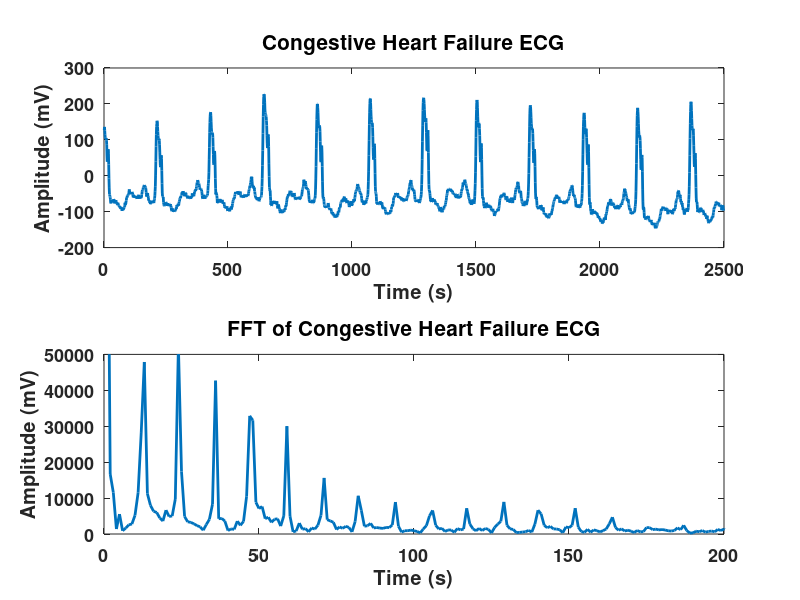
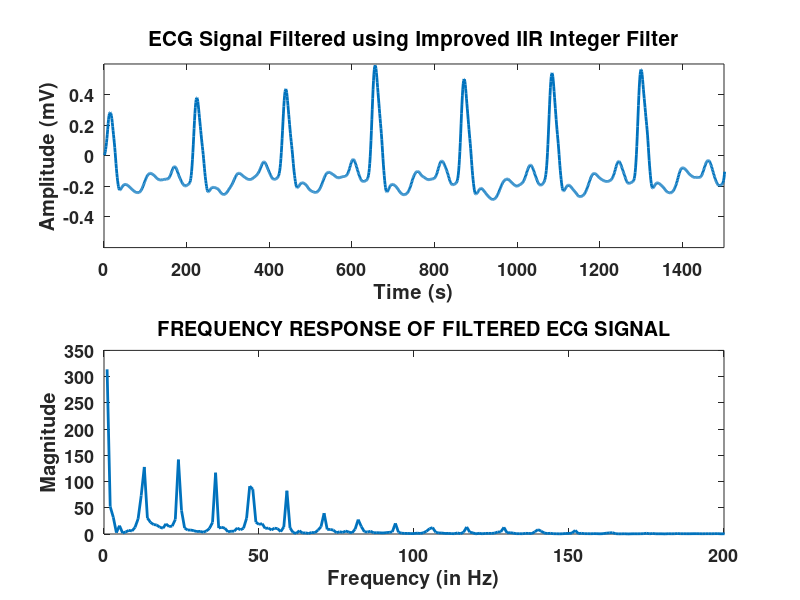
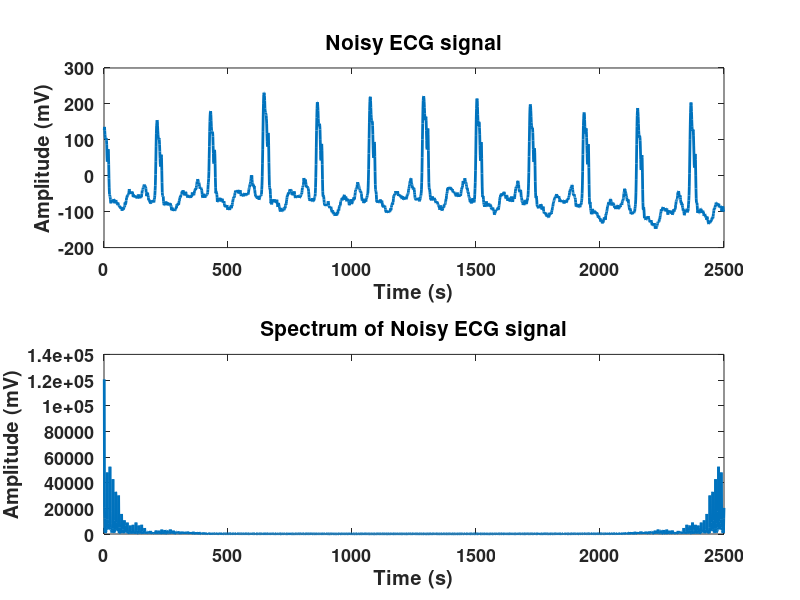

MATLAB code for these plots, in order:
clc 
load("chf01m.mat")
x=val(1:2500);
% ECG SIGNAL
figure(1)
subplot(2,1,1)
plot(x, 'linewidth', 2);
set(gca, 'fontsize', 13, 'fontweight', 'bold');
title('Congestive Heart Failure ECG', 'fontsize', 15);
xlabel('Time (s)');
ylabel('Amplitude (mV)');
y=abs(fft(x));
% FFT OF ECG SIGNAL
subplot(2,1,2)
plot(y, 'linewidth', 2);
set(gca, 'fontsize', 13, 'fontweight', 'bold');
title('FFT of Congestive Heart Failure ECG', 'fontsize', 15);
xlabel('Time (s)');
ylabel('Amplitude (mV)');
ylim([0,50000])
xlim([0,200])

fs=2500;
ts=0:1/fs:1-(1/fs);
noise=5*sin(2*pi*0.6*ts);
%NOISE
figure(2)
subplot(2,1,1) 
% plot(ts,noise, 'linewidth', 2)
% set(gca, 'fontsize', 13, 'fontweight', 'bold');
% title('Noise signal', 'fontsize', 15);
% xlabel('Time (s)');
% ylabel('Amplitude (mV)');

% FFT OF NOISE
subplot(2,1,2)
% plot(abs(fft(noise)), 'linewidth', 2)
% xlim([0,200])
% set(gca, 'fontsize', 13, 'fontweight', 'bold');
% title('FFT of Noise', 'fontsize', 15);
% xlabel('Time (s)');
% ylabel('Amplitude (mV)');
%ECG SIGNAL WITH NOISE
figure(3)
n=x+noise;
subplot(2,1,1) 
plot(n, 'linewidth', 2)
set(gca, 'fontsize', 13, 'fontweight', 'bold');
title('Noisy ECG signal', 'fontsize', 15);
xlabel('Time (s)');
ylabel('Amplitude (mV)');
% FFT OF ECG SIGNAL WITH NOISE
q=abs(fft(n));
subplot(2,1,2)
plot(q)
xlim([0,200]);
ylim([0,20000]);
plot(q, 'linewidth', 2)
set(gca, 'fontsize', 13, 'fontweight', 'bold');
title('Spectrum of Noisy ECG signal', 'fontsize', 15);
xlabel('Time (s)');
ylabel('Amplitude (mV)');

%DESIGN OF HIGH PASS FILTER
b=zeros(1,21);
b(1)=1;
b(11)=-2;
b(21)=1;
a=[1 -2 1];
% DESIGN OF LOW PASS FILTER 
c=[1];
d=zeros(1,241);
d(1)=240;
d(2)=1;
d(121)=1;
d(241)=1;
% FIRST TIME FILTERING
lpy=filter(b,a,n);
l=filter(c,d,lpy);
% SUBTRACTION OF PROCESSED SIGNAL FROM ORIGINAL SIGNAL
k=n-l;
% FILTERING THE DIFFERENCE SIGNAL
j=filter(b,a,k);
h=filter(c,d,j);
% RECONSTRUCTION OF SIGNAL
final=h+l;
% PLOTTING THE FILTERED SIGNAL
figure(2)
subplot(2,1,1) 
final=final.*0.004
plot(final, 'linewidth', 2)
xlim([0,1500]);
ylim([-0.6,0.6]); 
set(gca, 'fontsize', 13, 'fontweight', 'bold');
title('ECG Signal Filtered using Improved IIR Integer Filter', 'fontsize', 15);
xlabel('Time (s)');
ylabel('Amplitude (mV)');



subplot(2,1,2) 
plot(abs(fft(final)), 'linewidth', 2);
title('FREQUENCY RESPONSE OF FILTERED ECG SIGNAL', 'fontsize', 15);
set(gca, 'fontsize', 13, 'fontweight', 'bold');
xlabel('Frequency (in Hz)');
ylabel('Magnitude');
xlim([0,200])